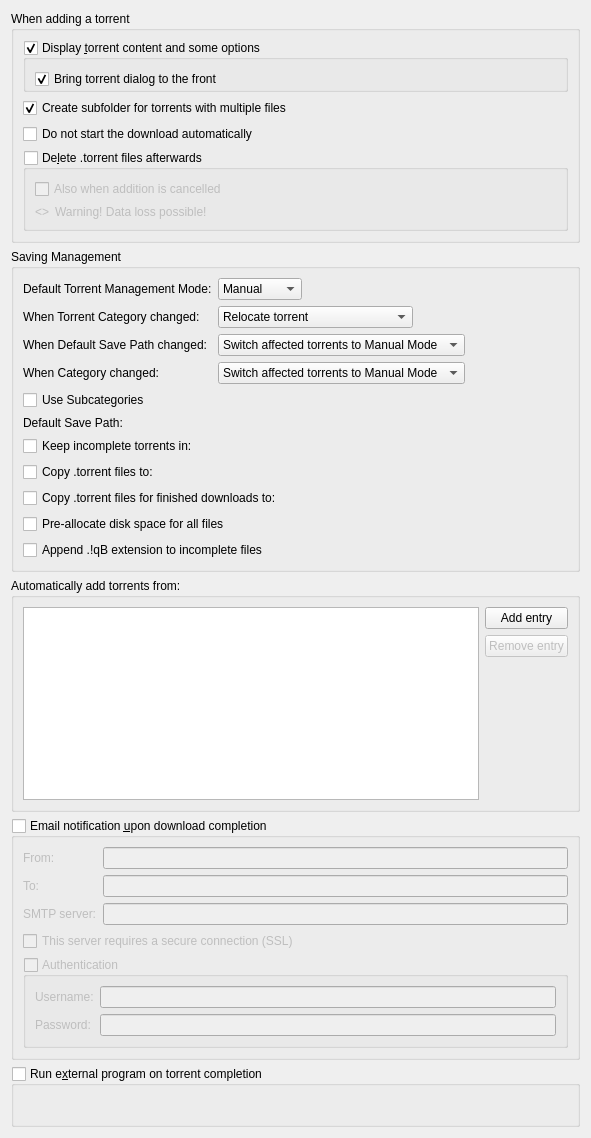
          <widget class="QWidget" name="scrollAreaWidgetContents_2">
           <property name="geometry">
            <rect>
             <x>0</x>
             <y>0</y>
             <width>591</width>
             <height>1138</height>
            </rect>
           </property>
           <layout class="QVBoxLayout" name="verticalLayout">
            <item>
             <widget class="QGroupBox" name="torrentAdditionBox">
              <property name="title">
               <string>When adding a torrent</string>
              </property>
              <layout class="QVBoxLayout" name="torrentAdditionBoxLayout">
               <item>
                <widget class="QGroupBox" name="checkAdditionDialog">
                 <property name="title">
                  <string>Display &amp;torrent content and some options</string>
                 </property>
                 <property name="checkable">
                  <bool>true</bool>
                 </property>
                 <layout class="QVBoxLayout" name="verticalLayout_18">
                  <property name="bottomMargin">
                   <number>0</number>
                  </property>
                  <item>
                   <widget class="QCheckBox" name="checkAdditionDialogFront">
                    <property name="text">
                     <string>Bring torrent dialog to the front</string>
                    </property>
                    <property name="checked">
                     <bool>true</bool>
                    </property>
                   </widget>
                  </item>
                 </layout>
                </widget>
               </item>
               <item>
                <widget class="QCheckBox" name="checkCreateSubfolder">
                 <property name="text">
                  <string>Create subfolder for torrents with multiple files</string>
                 </property>
                 <property name="checked">
                  <bool>true</bool>
                 </property>
                </widget>
               </item>
               <item>
                <widget class="QCheckBox" name="checkStartPaused">
                 <property name="text">
                  <string comment="The torrent will be added to download list in pause state">Do not start the download automatically</string>
                 </property>
                </widget>
               </item>
               <item>
                <widget class="QGroupBox" name="deleteTorrentBox">
                 <property name="toolTip">
                  <string>Should the .torrent file be deleted after adding it</string>
                 </property>
                 <property name="title">
                  <string>De&amp;lete .torrent files afterwards </string>
                 </property>
                 <property name="checkable">
                  <bool>true</bool>
                 </property>
                 <property name="checked">
                  <bool>false</bool>
                 </property>
                 <layout class="QVBoxLayout" name="deleteTorrentBoxLayout">
                  <item>
                   <widget class="QCheckBox" name="deleteCancelledTorrentBox">
                    <property name="toolTip">
                     <string>Also delete .torrent files whose addition was cancelled</string>
                    </property>
                    <property name="text">
                     <string>Also when addition is cancelled</string>
                    </property>
                   </widget>
                  </item>
                  <item>
                   <layout class="QHBoxLayout" name="deleteTorrentWarningLayout">
                    <item>
                     <widget class="QLabel" name="deleteTorrentWarningIcon">
                      <property name="sizePolicy">
                       <sizepolicy hsizetype="Fixed" vsizetype="Preferred">
                        <horstretch>0</horstretch>
                        <verstretch>0</verstretch>
                       </sizepolicy>
                      </property>
                      <property name="text">
                       <string notr="true">&lt;&gt;</string>
                      </property>
                     </widget>
                    </item>
                    <item>
                     <widget class="QLabel" name="deleteTorrentWarningLabel">
                      <property name="text">
                       <string>Warning! Data loss possible!</string>
                      </property>
                     </widget>
                    </item>
                   </layout>
                  </item>
                 </layout>
                </widget>
               </item>
              </layout>
             </widget>
            </item>
            <item>
             <widget class="QGroupBox" name="groupSavingManagement">
              <property name="title">
               <string>Saving Management</string>
              </property>
              <layout class="QVBoxLayout" name="groupSavingManagementLayout">
               <item>
                <layout class="QGridLayout" name="gridLayout_3">
                 <item row="0" column="0">
                  <widget class="QLabel" name="label_40">
                   <property name="text">
                    <string>Default Torrent Management Mode:</string>
                   </property>
                  </widget>
                 </item>
                 <item row="0" column="1">
                  <layout class="QHBoxLayout" name="horizontalLayout_70">
                   <property name="spacing">
                    <number>10</number>
                   </property>
                   <item>
                    <widget class="QComboBox" name="comboSavingMode">
                     <property name="toolTip">
                      <string>Automatic mode means that various torrent properties (e.g. save path) will be decided by the associated category</string>
                     </property>
                     <item>
                      <property name="text">
                       <string>Manual</string>
                      </property>
                     </item>
                     <item>
                      <property name="text">
                       <string>Automatic</string>
                      </property>
                     </item>
                    </widget>
                   </item>
                   <item>
                    <spacer name="horizontalSpacer_160">
                     <property name="orientation">
                      <enum>Qt::Horizontal</enum>
                     </property>
                     <property name="sizeHint" stdset="0">
                      <size>
                       <width>40</width>
                       <height>20</height>
                      </size>
                     </property>
                    </spacer>
                   </item>
                  </layout>
                 </item>
                 <item row="1" column="0">
                  <widget class="QLabel" name="labelTorrentCategoryChanged">
                   <property name="text">
                    <string>When Torrent Category changed:</string>
                   </property>
                  </widget>
                 </item>
                 <item row="1" column="1">
                  <layout class="QHBoxLayout" name="horizontalLayout_14">
                   <item>
                    <widget class="QComboBox" name="comboTorrentCategoryChanged">
                     <item>
                      <property name="text">
                       <string>Relocate torrent</string>
                      </property>
                     </item>
                     <item>
                      <property name="text">
                       <string>Switch torrent to Manual Mode</string>
                      </property>
                     </item>
                    </widget>
                   </item>
                   <item>
                    <spacer name="horizontalSpacer_17">
                     <property name="orientation">
                      <enum>Qt::Horizontal</enum>
                     </property>
                     <property name="sizeHint" stdset="0">
                      <size>
                       <width>40</width>
                       <height>20</height>
                      </size>
                     </property>
                    </spacer>
                   </item>
                  </layout>
                 </item>
                 <item row="2" column="0">
                  <widget class="QLabel" name="labelCategoryDefaultPathChanged">
                   <property name="text">
                    <string>When Default Save Path changed:</string>
                   </property>
                  </widget>
                 </item>
                 <item row="2" column="1">
                  <layout class="QHBoxLayout" name="horizontalLayout_15">
                   <item>
                    <widget class="QComboBox" name="comboCategoryDefaultPathChanged">
                     <property name="currentIndex">
                      <number>1</number>
                     </property>
                     <item>
                      <property name="text">
                       <string>Relocate affected torrents</string>
                      </property>
                     </item>
                     <item>
                      <property name="text">
                       <string>Switch affected torrents to Manual Mode</string>
                      </property>
                     </item>
                    </widget>
                   </item>
                   <item>
                    <spacer name="horizontalSpacer_18">
                     <property name="orientation">
                      <enum>Qt::Horizontal</enum>
                     </property>
                     <property name="sizeHint" stdset="0">
                      <size>
                       <width>40</width>
                       <height>20</height>
                      </size>
                     </property>
                    </spacer>
                   </item>
                  </layout>
                 </item>
                 <item row="3" column="0">
                  <widget class="QLabel" name="labelCategoryChanged">
                   <property name="text">
                    <string>When Category changed:</string>
                   </property>
                  </widget>
                 </item>
                 <item row="3" column="1">
                  <layout class="QHBoxLayout" name="horizontalLayout_17">
                   <item>
                    <widget class="QComboBox" name="comboCategoryChanged">
                     <property name="currentIndex">
                      <number>1</number>
                     </property>
                     <item>
                      <property name="text">
                       <string>Relocate affected torrents</string>
                      </property>
                     </item>
                     <item>
                      <property name="text">
                       <string>Switch affected torrents to Manual Mode</string>
                      </property>
                     </item>
                    </widget>
                   </item>
                   <item>
                    <spacer name="horizontalSpacer_19">
                     <property name="orientation">
                      <enum>Qt::Horizontal</enum>
                     </property>
                     <property name="sizeHint" stdset="0">
                      <size>
                       <width>40</width>
                       <height>20</height>
                      </size>
                     </property>
                    </spacer>
                   </item>
                  </layout>
                 </item>
                </layout>
               </item>
               <item>
                <widget class="QCheckBox" name="checkUseSubcategories">
                 <property name="text">
                  <string>Use Subcategories</string>
                 </property>
                </widget>
               </item>
               <item>
                <layout class="QGridLayout" name="gridLayout_4">
                 <item row="1" column="1">
                  <widget class="FileSystemPathLineEdit" name="textTempPath" native="true"/>
                 </item>
                 <item row="3" column="0">
                  <widget class="QCheckBox" name="checkExportDirFin">
                   <property name="text">
                    <string>Copy .torrent files for finished downloads to:</string>
                   </property>
                  </widget>
                 </item>
                 <item row="0" column="0">
                  <widget class="QLabel" name="labelSavePath">
                   <property name="text">
                    <string>Default Save Path:</string>
                   </property>
                  </widget>
                 </item>
                 <item row="2" column="0">
                  <widget class="QCheckBox" name="checkExportDir">
                   <property name="text">
                    <string>Copy .torrent files to:</string>
                   </property>
                  </widget>
                 </item>
                 <item row="1" column="0">
                  <widget class="QCheckBox" name="checkTempFolder">
                   <property name="text">
                    <string>Keep incomplete torrents in:</string>
                   </property>
                  </widget>
                 </item>
                 <item row="3" column="1">
                  <widget class="FileSystemPathLineEdit" name="textExportDirFin" native="true"/>
                 </item>
                 <item row="0" column="1">
                  <widget class="FileSystemPathLineEdit" name="textSavePath" native="true"/>
                 </item>
                 <item row="2" column="1">
                  <widget class="FileSystemPathLineEdit" name="textExportDir" native="true"/>
                 </item>
                </layout>
               </item>
               <item>
                <widget class="QCheckBox" name="checkPreallocateAll">
                 <property name="text">
                  <string>Pre-allocate disk space for all files</string>
                 </property>
                </widget>
               </item>
               <item>
                <widget class="QCheckBox" name="checkAppendqB">
                 <property name="text">
                  <string>Append .!qB extension to incomplete files</string>
                 </property>
                </widget>
               </item>
              </layout>
             </widget>
            </item>
            <item>
             <widget class="QGroupBox" name="groupBox_2">
              <property name="title">
               <string>Automatically add torrents from:</string>
              </property>
              <layout class="QVBoxLayout" name="verticalLayout_38">
               <item>
                <layout class="QHBoxLayout" name="horizontalLayout_16">
                 <item>
                  <widget class="QTreeView" name="scanFoldersView">
                   <property name="sizePolicy">
                    <sizepolicy hsizetype="Expanding" vsizetype="Expanding">
                     <horstretch>0</horstretch>
                     <verstretch>1</verstretch>
                    </sizepolicy>
                   </property>
                   <property name="minimumSize">
                    <size>
                     <width>250</width>
                     <height>150</height>
                    </size>
                   </property>
                   <property name="editTriggers">
                    <set>QAbstractItemView::AllEditTriggers</set>
                   </property>
                   <property name="selectionMode">
                    <enum>QAbstractItemView::SingleSelection</enum>
                   </property>
                   <property name="selectionBehavior">
                    <enum>QAbstractItemView::SelectRows</enum>
                   </property>
                   <property name="textElideMode">
                    <enum>Qt::ElideNone</enum>
                   </property>
                   <property name="rootIsDecorated">
                    <bool>false</bool>
                   </property>
                   <attribute name="headerDefaultSectionSize">
                    <number>80</number>
                   </attribute>
                   <attribute name="headerStretchLastSection">
                    <bool>false</bool>
                   </attribute>
                  </widget>
                 </item>
                 <item>
                  <layout class="QVBoxLayout" name="verticalLayout_37">
                   <item>
                    <widget class="QPushButton" name="addScanFolderButton">
                     <property name="text">
                      <string>Add entry</string>
                     </property>
                    </widget>
                   </item>
                   <item>
                    <widget class="QPushButton" name="removeScanFolderButton">
                     <property name="enabled">
                      <bool>false</bool>
                     </property>
                     <property name="text">
                      <string>Remove entry</string>
                     </property>
                    </widget>
                   </item>
                   <item>
                    <spacer name="verticalSpacer_6">
                     <property name="orientation">
                      <enum>Qt::Vertical</enum>
                     </property>
                     <property name="sizeHint" stdset="0">
                      <size>
                       <width>20</width>
                       <height>40</height>
                      </size>
                     </property>
                    </spacer>
                   </item>
                  </layout>
                 </item>
                </layout>
               </item>
              </layout>
             </widget>
            </item>
            <item>
             <widget class="QGroupBox" name="groupMailNotification">
              <property name="title">
               <string>Email notification &amp;upon download completion</string>
              </property>
              <property name="checkable">
               <bool>true</bool>
              </property>
              <property name="checked">
               <bool>false</bool>
              </property>
              <layout class="QVBoxLayout" name="verticalLayout_171">
               <item>
                <layout class="QGridLayout" name="gridLayout_9">
                 <item row="1" column="1">
                  <widget class="QLineEdit" name="dest_email_txt"/>
                 </item>
                 <item row="1" column="0">
                  <widget class="QLabel" name="label_2">
                   <property name="text">
                    <string>To:</string>
                   </property>
                  </widget>
                 </item>
                 <item row="2" column="0">
                  <widget class="QLabel" name="label_3">
                   <property name="text">
                    <string>SMTP server:</string>
                   </property>
                  </widget>
                 </item>
                 <item row="2" column="1">
                  <widget class="QLineEdit" name="smtp_server_txt"/>
                 </item>
                 <item row="0" column="1">
                  <widget class="QLineEdit" name="senderEmailTxt"/>
                 </item>
                 <item row="0" column="0">
                  <widget class="QLabel" name="label_25">
                   <property name="text">
                    <string>From:</string>
                   </property>
                  </widget>
                 </item>
                </layout>
               </item>
               <item>
                <widget class="QCheckBox" name="checkSmtpSSL">
                 <property name="text">
                  <string>This server requires a secure connection (SSL)</string>
                 </property>
                </widget>
               </item>
               <item>
                <widget class="QGroupBox" name="groupMailNotifAuth">
                 <property name="title">
                  <string>Authentication</string>
                 </property>
                 <property name="checkable">
                  <bool>true</bool>
                 </property>
                 <property name="checked">
                  <bool>false</bool>
                 </property>
                 <layout class="QFormLayout" name="formLayout_2">
                  <item row="0" column="0">
                   <widget class="QLabel" name="label_7">
                    <property name="text">
                     <string>Username:</string>
                    </property>
                   </widget>
                  </item>
                  <item row="0" column="1">
                   <widget class="QLineEdit" name="mailNotifUsername"/>
                  </item>
                  <item row="1" column="0">
                   <widget class="QLabel" name="label_8">
                    <property name="text">
                     <string>Password:</string>
                    </property>
                   </widget>
                  </item>
                  <item row="1" column="1">
                   <widget class="QLineEdit" name="mailNotifPassword">
                    <property name="echoMode">
                     <enum>QLineEdit::Password</enum>
                    </property>
                   </widget>
                  </item>
                 </layout>
                </widget>
               </item>
              </layout>
             </widget>
            </item>
            <item>
             <widget class="QGroupBox" name="autoRunBox">
              <property name="title">
               <string>Run e&amp;xternal program on torrent completion</string>
              </property>
              <property name="checkable">
               <bool>true</bool>
              </property>
              <property name="checked">
               <bool>false</bool>
              </property>
              <layout class="QVBoxLayout" name="verticalLayout_19">
               <item>
                <widget class="FileSystemPathLineEdit" name="autoRun_txt" native="true"/>
               </item>
               <item>
                <widget class="QLabel" name="autoRun_param">
                 <property name="wordWrap">
                  <bool>true</bool>
                 </property>
                </widget>
               </item>
              </layout>
             </widget>
            </item>
           </layout>
          </widget>
